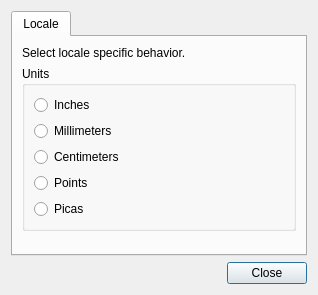
<?xml version="1.0" encoding="UTF-8"?>
<ui version="4.0">
 <class>PreferencesDialog</class>
 <widget class="QDialog" name="PreferencesDialog">
  <property name="geometry">
   <rect>
    <x>0</x>
    <y>0</y>
    <width>318</width>
    <height>295</height>
   </rect>
  </property>
  <property name="windowTitle">
   <string>gLabels - Preferences</string>
  </property>
  <layout class="QGridLayout" name="gridLayout">
   <item row="1" column="0">
    <widget class="QTabWidget" name="tabWidget">
     <property name="currentIndex">
      <number>0</number>
     </property>
     <widget class="QWidget" name="tab">
      <attribute name="title">
       <string>Locale</string>
      </attribute>
      <layout class="QGridLayout" name="gridLayout_4">
       <item row="2" column="0">
        <spacer name="verticalSpacer">
         <property name="orientation">
          <enum>Qt::Vertical</enum>
         </property>
         <property name="sizeHint" stdset="0">
          <size>
           <width>20</width>
           <height>0</height>
          </size>
         </property>
        </spacer>
       </item>
       <item row="0" column="0">
        <widget class="QLabel" name="label">
         <property name="text">
          <string>Select locale specific behavior.</string>
         </property>
        </widget>
       </item>
       <item row="1" column="0">
        <widget class="QGroupBox" name="groupBox">
         <property name="title">
          <string>Units</string>
         </property>
         <layout class="QGridLayout" name="gridLayout_2">
          <item row="4" column="0">
           <widget class="QRadioButton" name="unitsPointsRadio">
            <property name="text">
             <string>Points</string>
            </property>
           </widget>
          </item>
          <item row="3" column="0">
           <widget class="QRadioButton" name="unitsCentimetersRadio">
            <property name="text">
             <string>Centimeters</string>
            </property>
           </widget>
          </item>
          <item row="2" column="0">
           <widget class="QRadioButton" name="unitsMillimetersRadio">
            <property name="text">
             <string>Millimeters</string>
            </property>
           </widget>
          </item>
          <item row="1" column="0">
           <widget class="QRadioButton" name="unitsInchesRadio">
            <property name="text">
             <string>Inches</string>
            </property>
           </widget>
          </item>
          <item row="5" column="0">
           <widget class="QRadioButton" name="unitsPicasRadio">
            <property name="text">
             <string>Picas</string>
            </property>
           </widget>
          </item>
         </layout>
        </widget>
       </item>
      </layout>
     </widget>
    </widget>
   </item>
   <item row="2" column="0">
    <widget class="QDialogButtonBox" name="buttonBox">
     <property name="orientation">
      <enum>Qt::Horizontal</enum>
     </property>
     <property name="standardButtons">
      <set>QDialogButtonBox::Close</set>
     </property>
    </widget>
   </item>
  </layout>
 </widget>
 <resources/>
 <connections>
  <connection>
   <sender>buttonBox</sender>
   <signal>clicked(QAbstractButton*)</signal>
   <receiver>PreferencesDialog</receiver>
   <slot>close()</slot>
   <hints>
    <hint type="sourcelabel">
     <x>289</x>
     <y>368</y>
    </hint>
    <hint type="destinationlabel">
     <x>298</x>
     <y>312</y>
    </hint>
   </hints>
  </connection>
  <connection>
   <sender>unitsPointsRadio</sender>
   <signal>clicked()</signal>
   <receiver>PreferencesDialog</receiver>
   <slot>onUnitsRadiosChanged()</slot>
   <hints>
    <hint type="sourcelabel">
     <x>269</x>
     <y>184</y>
    </hint>
    <hint type="destinationlabel">
     <x>298</x>
     <y>105</y>
    </hint>
   </hints>
  </connection>
  <connection>
   <sender>unitsInchesRadio</sender>
   <signal>clicked()</signal>
   <receiver>PreferencesDialog</receiver>
   <slot>onUnitsRadiosChanged()</slot>
   <hints>
    <hint type="sourcelabel">
     <x>269</x>
     <y>102</y>
    </hint>
    <hint type="destinationlabel">
     <x>298</x>
     <y>139</y>
    </hint>
   </hints>
  </connection>
  <connection>
   <sender>unitsMillimetersRadio</sender>
   <signal>clicked()</signal>
   <receiver>PreferencesDialog</receiver>
   <slot>onUnitsRadiosChanged()</slot>
   <hints>
    <hint type="sourcelabel">
     <x>269</x>
     <y>131</y>
    </hint>
    <hint type="destinationlabel">
     <x>298</x>
     <y>172</y>
    </hint>
   </hints>
  </connection>
  <connection>
   <sender>unitsCentimetersRadio</sender>
   <signal>clicked(bool)</signal>
   <receiver>PreferencesDialog</receiver>
   <slot>onUnitsRadiosChanged()</slot>
   <hints>
    <hint type="sourcelabel">
     <x>264</x>
     <y>154</y>
    </hint>
    <hint type="destinationlabel">
     <x>295</x>
     <y>164</y>
    </hint>
   </hints>
  </connection>
  <connection>
   <sender>unitsPicasRadio</sender>
   <signal>clicked()</signal>
   <receiver>PreferencesDialog</receiver>
   <slot>onUnitsRadiosChanged()</slot>
   <hints>
    <hint type="sourcelabel">
     <x>243</x>
     <y>215</y>
    </hint>
    <hint type="destinationlabel">
     <x>295</x>
     <y>215</y>
    </hint>
   </hints>
  </connection>
 </connections>
 <slots>
  <slot>onUnitsRadiosChanged()</slot>
  <slot>onPreferedPaperSizesRadiosChanged()</slot>
 </slots>
</ui>
